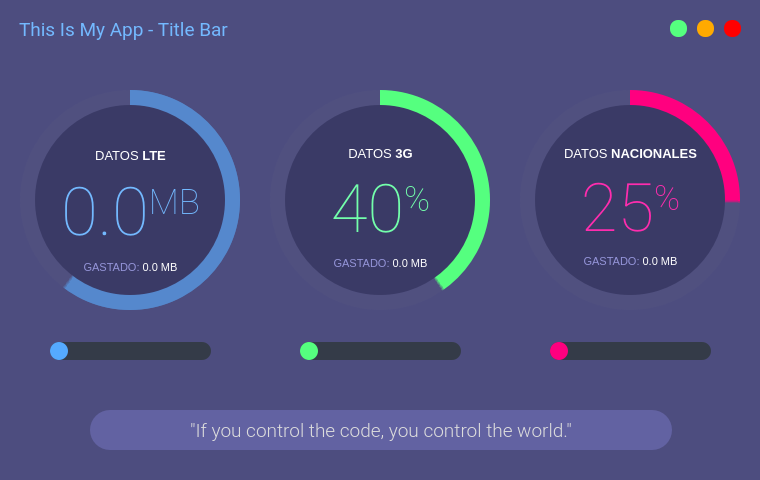
<?xml version="1.0" encoding="UTF-8"?>
<ui version="4.0">
 <class>MainWindow</class>
 <widget class="QMainWindow" name="MainWindow">
  <property name="geometry">
   <rect>
    <x>0</x>
    <y>0</y>
    <width>760</width>
    <height>480</height>
   </rect>
  </property>
  <property name="minimumSize">
   <size>
    <width>760</width>
    <height>480</height>
   </size>
  </property>
  <property name="maximumSize">
   <size>
    <width>760</width>
    <height>480</height>
   </size>
  </property>
  <property name="windowTitle">
   <string>MainWindow</string>
  </property>
  <property name="styleSheet">
   <string notr="true">background-color: rgb(77, 77, 127);</string>
  </property>
  <widget class="QWidget" name="centralwidget">
   <widget class="QFrame" name="circularProgressBar_Main">
    <property name="geometry">
     <rect>
      <x>10</x>
      <y>80</y>
      <width>240</width>
      <height>240</height>
     </rect>
    </property>
    <property name="styleSheet">
     <string notr="true">background-color: none;</string>
    </property>
    <property name="frameShape">
     <enum>QFrame::NoFrame</enum>
    </property>
    <property name="frameShadow">
     <enum>QFrame::Raised</enum>
    </property>
    <widget class="QFrame" name="circularProgressCPU">
     <property name="geometry">
      <rect>
       <x>10</x>
       <y>10</y>
       <width>220</width>
       <height>220</height>
      </rect>
     </property>
     <property name="styleSheet">
      <string notr="true">QFrame{
	border-radius: 110px;	
	background-color: qconicalgradient(cx:0.5, cy:0.5, angle:90, stop:0.400 rgba(85, 170, 255, 255), stop:0.395 rgba(255, 255, 255, 0));
}</string>
     </property>
     <property name="frameShape">
      <enum>QFrame::StyledPanel</enum>
     </property>
     <property name="frameShadow">
      <enum>QFrame::Raised</enum>
     </property>
    </widget>
    <widget class="QFrame" name="circularBg">
     <property name="geometry">
      <rect>
       <x>10</x>
       <y>10</y>
       <width>220</width>
       <height>220</height>
      </rect>
     </property>
     <property name="styleSheet">
      <string notr="true">QFrame{
	border-radius: 110px;	
	background-color: rgba(85, 85, 127, 100);
}</string>
     </property>
     <property name="frameShape">
      <enum>QFrame::StyledPanel</enum>
     </property>
     <property name="frameShadow">
      <enum>QFrame::Raised</enum>
     </property>
    </widget>
    <widget class="QFrame" name="circularContainer">
     <property name="geometry">
      <rect>
       <x>25</x>
       <y>25</y>
       <width>190</width>
       <height>190</height>
      </rect>
     </property>
     <property name="baseSize">
      <size>
       <width>0</width>
       <height>0</height>
      </size>
     </property>
     <property name="styleSheet">
      <string notr="true">QFrame{
	border-radius: 95px;	
	background-color: rgb(58, 58, 102);
}</string>
     </property>
     <property name="frameShape">
      <enum>QFrame::StyledPanel</enum>
     </property>
     <property name="frameShadow">
      <enum>QFrame::Raised</enum>
     </property>
     <widget class="QWidget" name="layoutWidget">
      <property name="geometry">
       <rect>
        <x>10</x>
        <y>40</y>
        <width>171</width>
        <height>133</height>
       </rect>
      </property>
      <layout class="QGridLayout" name="infoLayout">
       <item row="0" column="0">
        <widget class="QLabel" name="labelAplicationName">
         <property name="font">
          <font>
           <family>Segoe UI</family>
           <pointsize>10</pointsize>
          </font>
         </property>
         <property name="styleSheet">
          <string notr="true">color: #FFFFFF; background-color: none;</string>
         </property>
         <property name="text">
          <string>&lt;html&gt;&lt;head/&gt;&lt;body&gt;&lt;p&gt;DATOS &lt;span style=&quot; font-weight:600;&quot;&gt;LTE&lt;/span&gt;&lt;/p&gt;&lt;/body&gt;&lt;/html&gt;</string>
         </property>
         <property name="alignment">
          <set>Qt::AlignCenter</set>
         </property>
        </widget>
       </item>
       <item row="1" column="0">
        <widget class="QLabel" name="labelPercentageCPU">
         <property name="font">
          <font>
           <family>Roboto Thin</family>
           <pointsize>30</pointsize>
          </font>
         </property>
         <property name="styleSheet">
          <string notr="true">color: rgb(115, 185, 255); padding: 0px; background-color: none;</string>
         </property>
         <property name="text">
          <string>&lt;html&gt;&lt;head/&gt;&lt;body&gt;&lt;p align=&quot;center&quot;&gt;&lt;span style=&quot; font-size:50pt;&quot;&gt;0.0&lt;/span&gt;&lt;span style=&quot; font-size:40pt; vertical-align:super;&quot;&gt;MB&lt;/span&gt;&lt;/p&gt;&lt;/body&gt;&lt;/html&gt;</string>
         </property>
         <property name="alignment">
          <set>Qt::AlignCenter</set>
         </property>
         <property name="indent">
          <number>-1</number>
         </property>
        </widget>
       </item>
       <item row="2" column="0">
        <widget class="QLabel" name="labelCredits">
         <property name="font">
          <font>
           <family>Segoe UI</family>
           <pointsize>8</pointsize>
          </font>
         </property>
         <property name="styleSheet">
          <string notr="true">color: rgb(148, 148, 216); background-color: none;</string>
         </property>
         <property name="text">
          <string>&lt;html&gt;&lt;head/&gt;&lt;body&gt;&lt;p&gt;GASTADO: &lt;span style=&quot; color:#ffffff;&quot;&gt;0.0 MB&lt;/span&gt;&lt;/p&gt;&lt;/body&gt;&lt;/html&gt;</string>
         </property>
         <property name="alignment">
          <set>Qt::AlignCenter</set>
         </property>
        </widget>
       </item>
      </layout>
     </widget>
    </widget>
   </widget>
   <widget class="QFrame" name="circularProgressBar_Main_2">
    <property name="geometry">
     <rect>
      <x>260</x>
      <y>80</y>
      <width>240</width>
      <height>240</height>
     </rect>
    </property>
    <property name="styleSheet">
     <string notr="true">background-color: none;</string>
    </property>
    <property name="frameShape">
     <enum>QFrame::NoFrame</enum>
    </property>
    <property name="frameShadow">
     <enum>QFrame::Raised</enum>
    </property>
    <widget class="QFrame" name="circularProgressGPU">
     <property name="geometry">
      <rect>
       <x>10</x>
       <y>10</y>
       <width>220</width>
       <height>220</height>
      </rect>
     </property>
     <property name="styleSheet">
      <string notr="true">QFrame{
	border-radius: 110px;	
	background-color: qconicalgradient(cx:0.5, cy:0.5, angle:90, stop:0.600 rgba(85, 255, 127, 255), stop:0.595 rgba(255, 255, 255, 0));
}</string>
     </property>
     <property name="frameShape">
      <enum>QFrame::StyledPanel</enum>
     </property>
     <property name="frameShadow">
      <enum>QFrame::Raised</enum>
     </property>
    </widget>
    <widget class="QFrame" name="circularBg_2">
     <property name="geometry">
      <rect>
       <x>10</x>
       <y>10</y>
       <width>220</width>
       <height>220</height>
      </rect>
     </property>
     <property name="styleSheet">
      <string notr="true">QFrame{
	border-radius: 110px;	
	background-color: rgba(85, 85, 127, 100);
}</string>
     </property>
     <property name="frameShape">
      <enum>QFrame::StyledPanel</enum>
     </property>
     <property name="frameShadow">
      <enum>QFrame::Raised</enum>
     </property>
    </widget>
    <widget class="QFrame" name="circularContainer_2">
     <property name="geometry">
      <rect>
       <x>25</x>
       <y>25</y>
       <width>190</width>
       <height>190</height>
      </rect>
     </property>
     <property name="baseSize">
      <size>
       <width>0</width>
       <height>0</height>
      </size>
     </property>
     <property name="styleSheet">
      <string notr="true">QFrame{
	border-radius: 95px;	
	background-color: rgb(58, 58, 102);
}</string>
     </property>
     <property name="frameShape">
      <enum>QFrame::StyledPanel</enum>
     </property>
     <property name="frameShadow">
      <enum>QFrame::Raised</enum>
     </property>
     <widget class="QWidget" name="layoutWidget_2">
      <property name="geometry">
       <rect>
        <x>10</x>
        <y>40</y>
        <width>171</width>
        <height>127</height>
       </rect>
      </property>
      <layout class="QGridLayout" name="infoLayout_2">
       <item row="0" column="0">
        <widget class="QLabel" name="labelAplicationName_2">
         <property name="font">
          <font>
           <family>Segoe UI</family>
           <pointsize>10</pointsize>
          </font>
         </property>
         <property name="styleSheet">
          <string notr="true">color: #FFFFFF; background-color: none;</string>
         </property>
         <property name="text">
          <string>&lt;html&gt;&lt;head/&gt;&lt;body&gt;&lt;p&gt;DATOS &lt;span style=&quot; font-weight:600;&quot;&gt;3G&lt;/span&gt;&lt;/p&gt;&lt;/body&gt;&lt;/html&gt;</string>
         </property>
         <property name="alignment">
          <set>Qt::AlignCenter</set>
         </property>
        </widget>
       </item>
       <item row="1" column="0">
        <widget class="QLabel" name="labelPercentageGPU">
         <property name="font">
          <font>
           <family>Roboto Thin</family>
           <pointsize>30</pointsize>
          </font>
         </property>
         <property name="styleSheet">
          <string notr="true">color: rgb(115, 255, 171); padding: 0px; background-color: none;</string>
         </property>
         <property name="text">
          <string>&lt;p align=&quot;center&quot;&gt;&lt;span style=&quot; font-size:50pt;&quot;&gt;40&lt;/span&gt;&lt;span style=&quot; font-size:40pt; vertical-align:super;&quot;&gt;%&lt;/span&gt;&lt;/p&gt;</string>
         </property>
         <property name="alignment">
          <set>Qt::AlignCenter</set>
         </property>
         <property name="indent">
          <number>-1</number>
         </property>
        </widget>
       </item>
       <item row="2" column="0">
        <widget class="QLabel" name="labelCredits_2">
         <property name="font">
          <font>
           <family>Segoe UI</family>
           <pointsize>8</pointsize>
          </font>
         </property>
         <property name="styleSheet">
          <string notr="true">color: rgb(148, 148, 216); background-color: none;</string>
         </property>
         <property name="text">
          <string>&lt;html&gt;&lt;head/&gt;&lt;body&gt;&lt;p&gt;GASTADO: &lt;span style=&quot; color:#ffffff;&quot;&gt;0.0 MB&lt;/span&gt;&lt;/p&gt;&lt;/body&gt;&lt;/html&gt;</string>
         </property>
         <property name="alignment">
          <set>Qt::AlignCenter</set>
         </property>
        </widget>
       </item>
      </layout>
     </widget>
    </widget>
    <zorder>circularBg_2</zorder>
    <zorder>circularProgressGPU</zorder>
    <zorder>circularContainer_2</zorder>
   </widget>
   <widget class="QFrame" name="circularProgressBar_Main_3">
    <property name="geometry">
     <rect>
      <x>510</x>
      <y>80</y>
      <width>240</width>
      <height>240</height>
     </rect>
    </property>
    <property name="styleSheet">
     <string notr="true">background-color: none;</string>
    </property>
    <property name="frameShape">
     <enum>QFrame::NoFrame</enum>
    </property>
    <property name="frameShadow">
     <enum>QFrame::Raised</enum>
    </property>
    <widget class="QFrame" name="circularProgressRAM">
     <property name="geometry">
      <rect>
       <x>10</x>
       <y>10</y>
       <width>220</width>
       <height>220</height>
      </rect>
     </property>
     <property name="styleSheet">
      <string notr="true">QFrame{
	border-radius: 110px;	
	background-color: qconicalgradient(cx:0.5, cy:0.5, angle:90, stop:0.750 rgba(255, 0, 127, 255), stop:0.745 rgba(255, 255, 255, 0));
}</string>
     </property>
     <property name="frameShape">
      <enum>QFrame::StyledPanel</enum>
     </property>
     <property name="frameShadow">
      <enum>QFrame::Raised</enum>
     </property>
    </widget>
    <widget class="QFrame" name="circularBg_3">
     <property name="geometry">
      <rect>
       <x>10</x>
       <y>10</y>
       <width>220</width>
       <height>220</height>
      </rect>
     </property>
     <property name="styleSheet">
      <string notr="true">QFrame{
	border-radius: 110px;	
	background-color: rgba(85, 85, 127, 100);
}</string>
     </property>
     <property name="frameShape">
      <enum>QFrame::StyledPanel</enum>
     </property>
     <property name="frameShadow">
      <enum>QFrame::Raised</enum>
     </property>
    </widget>
    <widget class="QFrame" name="circularContainer_3">
     <property name="geometry">
      <rect>
       <x>25</x>
       <y>25</y>
       <width>190</width>
       <height>190</height>
      </rect>
     </property>
     <property name="baseSize">
      <size>
       <width>0</width>
       <height>0</height>
      </size>
     </property>
     <property name="styleSheet">
      <string notr="true">QFrame{
	border-radius: 95px;	
	background-color: rgb(58, 58, 102);
}</string>
     </property>
     <property name="frameShape">
      <enum>QFrame::StyledPanel</enum>
     </property>
     <property name="frameShadow">
      <enum>QFrame::Raised</enum>
     </property>
     <widget class="QWidget" name="layoutWidget_3">
      <property name="geometry">
       <rect>
        <x>10</x>
        <y>40</y>
        <width>171</width>
        <height>125</height>
       </rect>
      </property>
      <layout class="QGridLayout" name="infoLayout_3">
       <item row="0" column="0">
        <widget class="QLabel" name="labelAplicationName_3">
         <property name="font">
          <font>
           <family>Segoe UI</family>
           <pointsize>10</pointsize>
          </font>
         </property>
         <property name="styleSheet">
          <string notr="true">color: #FFFFFF; background-color: none;</string>
         </property>
         <property name="text">
          <string>&lt;html&gt;&lt;head/&gt;&lt;body&gt;&lt;p&gt;DATOS &lt;span style=&quot; font-weight:600;&quot;&gt;NACIONALES&lt;/span&gt;&lt;/p&gt;&lt;/body&gt;&lt;/html&gt;</string>
         </property>
         <property name="alignment">
          <set>Qt::AlignCenter</set>
         </property>
        </widget>
       </item>
       <item row="1" column="0">
        <widget class="QLabel" name="labelPercentageRAM">
         <property name="font">
          <font>
           <family>Roboto Thin</family>
           <pointsize>30</pointsize>
          </font>
         </property>
         <property name="styleSheet">
          <string notr="true">color: rgb(255, 44, 174); padding: 0px; background-color: none;</string>
         </property>
         <property name="text">
          <string>&lt;p align=&quot;center&quot;&gt;&lt;span style=&quot; font-size:50pt;&quot;&gt;25&lt;/span&gt;&lt;span style=&quot; font-size:40pt; vertical-align:super;&quot;&gt;%&lt;/span&gt;&lt;/p&gt;</string>
         </property>
         <property name="alignment">
          <set>Qt::AlignCenter</set>
         </property>
         <property name="indent">
          <number>-1</number>
         </property>
        </widget>
       </item>
       <item row="2" column="0">
        <widget class="QLabel" name="labelCredits_3">
         <property name="font">
          <font>
           <family>Segoe UI</family>
           <pointsize>8</pointsize>
          </font>
         </property>
         <property name="styleSheet">
          <string notr="true">color: rgb(148, 148, 216); background-color: none;</string>
         </property>
         <property name="text">
          <string>&lt;html&gt;&lt;head/&gt;&lt;body&gt;&lt;p&gt;GASTADO: &lt;span style=&quot; color:#ffffff;&quot;&gt;0.0 MB&lt;/span&gt;&lt;/p&gt;&lt;/body&gt;&lt;/html&gt;</string>
         </property>
         <property name="alignment">
          <set>Qt::AlignCenter</set>
         </property>
        </widget>
       </item>
      </layout>
     </widget>
    </widget>
    <zorder>circularBg_3</zorder>
    <zorder>circularProgressRAM</zorder>
    <zorder>circularContainer_3</zorder>
   </widget>
   <widget class="QLabel" name="label_title">
    <property name="geometry">
     <rect>
      <x>19</x>
      <y>4</y>
      <width>641</width>
      <height>50</height>
     </rect>
    </property>
    <property name="font">
     <font>
      <family>Roboto</family>
      <pointsize>14</pointsize>
     </font>
    </property>
    <property name="styleSheet">
     <string notr="true">color: rgb(115, 185, 255); background-color: none;</string>
    </property>
    <property name="text">
     <string>This Is My App - Title Bar</string>
    </property>
   </widget>
   <widget class="QPushButton" name="btn_close">
    <property name="geometry">
     <rect>
      <x>724</x>
      <y>20</y>
      <width>17</width>
      <height>17</height>
     </rect>
    </property>
    <property name="minimumSize">
     <size>
      <width>16</width>
      <height>16</height>
     </size>
    </property>
    <property name="maximumSize">
     <size>
      <width>17</width>
      <height>17</height>
     </size>
    </property>
    <property name="toolTip">
     <string>Close</string>
    </property>
    <property name="styleSheet">
     <string notr="true">QPushButton {
	border: none;
	border-radius: 8px;		
	background-color: rgb(255, 0, 0);
}
QPushButton:hover {		
	background-color: rgba(255, 0, 0, 150);
}</string>
    </property>
    <property name="text">
     <string/>
    </property>
   </widget>
   <widget class="QLabel" name="label_13">
    <property name="geometry">
     <rect>
      <x>90</x>
      <y>410</y>
      <width>582</width>
      <height>40</height>
     </rect>
    </property>
    <property name="maximumSize">
     <size>
      <width>600</width>
      <height>40</height>
     </size>
    </property>
    <property name="font">
     <font>
      <family>Roboto Light</family>
      <pointsize>14</pointsize>
     </font>
    </property>
    <property name="styleSheet">
     <string notr="true">color: rgb(220, 220, 220);
background-color: rgb(98, 98, 162);
border-radius: 20px;</string>
    </property>
    <property name="text">
     <string>&quot;If you control the code, you control the world.&quot;</string>
    </property>
    <property name="alignment">
     <set>Qt::AlignCenter</set>
    </property>
   </widget>
   <widget class="QPushButton" name="btn_maximize">
    <property name="geometry">
     <rect>
      <x>670</x>
      <y>20</y>
      <width>17</width>
      <height>17</height>
     </rect>
    </property>
    <property name="minimumSize">
     <size>
      <width>16</width>
      <height>16</height>
     </size>
    </property>
    <property name="maximumSize">
     <size>
      <width>17</width>
      <height>17</height>
     </size>
    </property>
    <property name="toolTip">
     <string>Maximize</string>
    </property>
    <property name="styleSheet">
     <string notr="true">QPushButton {
	border: none;
	border-radius: 8px;	
	background-color: rgb(85, 255, 127);
}
QPushButton:hover {	
	background-color: rgba(85, 255, 127, 150);
}</string>
    </property>
    <property name="text">
     <string/>
    </property>
   </widget>
   <widget class="QPushButton" name="btn_minimize">
    <property name="geometry">
     <rect>
      <x>697</x>
      <y>20</y>
      <width>17</width>
      <height>17</height>
     </rect>
    </property>
    <property name="minimumSize">
     <size>
      <width>16</width>
      <height>16</height>
     </size>
    </property>
    <property name="maximumSize">
     <size>
      <width>17</width>
      <height>17</height>
     </size>
    </property>
    <property name="toolTip">
     <string>Minimize</string>
    </property>
    <property name="styleSheet">
     <string notr="true">QPushButton {
	border: none;
	border-radius: 8px;		
	background-color: rgb(255, 170, 0);
}
QPushButton:hover {	
	background-color: rgba(255, 170, 0, 150);
}</string>
    </property>
    <property name="text">
     <string/>
    </property>
   </widget>
   <widget class="QSlider" name="sliderCPU">
    <property name="geometry">
     <rect>
      <x>50</x>
      <y>340</y>
      <width>161</width>
      <height>22</height>
     </rect>
    </property>
    <property name="styleSheet">
     <string notr="true">/* SLIDERS */
QSlider::groove:horizontal {
    border-radius: 9px;
    height: 18px;
	margin: 0px;
	background-color: rgb(52, 59, 72);
}
QSlider::groove:horizontal:hover {
	background-color: rgb(55, 62, 76);
}
QSlider::handle:horizontal {
    background-color: rgb(85, 170, 255);
    border: none;
    height: 18px;
    width: 18px;
    margin: 0px;
	border-radius: 9px;
}
QSlider::handle:horizontal:hover {
    background-color: rgb(105, 180, 255);
}
QSlider::handle:horizontal:pressed {
    background-color: rgb(65, 130, 195);
}</string>
    </property>
    <property name="maximum">
     <number>100</number>
    </property>
    <property name="orientation">
     <enum>Qt::Horizontal</enum>
    </property>
   </widget>
   <widget class="QSlider" name="sliderGPU">
    <property name="geometry">
     <rect>
      <x>300</x>
      <y>340</y>
      <width>161</width>
      <height>22</height>
     </rect>
    </property>
    <property name="styleSheet">
     <string notr="true">/* SLIDERS */
QSlider::groove:horizontal {
    border-radius: 9px;
    height: 18px;
	margin: 0px;
	background-color: rgb(52, 59, 72);
}
QSlider::groove:horizontal:hover {
	background-color: rgb(55, 62, 76);
}
QSlider::handle:horizontal {
    background-color: rgb(85, 255, 127);
    border: none;
    height: 18px;
    width: 18px;
    margin: 0px;
	border-radius: 9px;
}
QSlider::handle:horizontal:hover {
    background-color: rgb(115, 255, 148);
}
QSlider::handle:horizontal:pressed {
    background-color: rgb(65, 195, 95);
}</string>
    </property>
    <property name="maximum">
     <number>100</number>
    </property>
    <property name="orientation">
     <enum>Qt::Horizontal</enum>
    </property>
   </widget>
   <widget class="QSlider" name="sliderRAM">
    <property name="geometry">
     <rect>
      <x>550</x>
      <y>340</y>
      <width>161</width>
      <height>22</height>
     </rect>
    </property>
    <property name="styleSheet">
     <string notr="true">/* SLIDERS */
QSlider::groove:horizontal {
    border-radius: 9px;
    height: 18px;
	margin: 0px;
	background-color: rgb(52, 59, 72);
}
QSlider::groove:horizontal:hover {
	background-color: rgb(55, 62, 76);
}
QSlider::handle:horizontal {
    background-color: rgb(255, 0, 127);
    border: none;
    height: 18px;
    width: 18px;
    margin: 0px;
	border-radius: 9px;
}
QSlider::handle:horizontal:hover {
    background-color: rgb(255, 55, 155);
}
QSlider::handle:horizontal:pressed {
    background-color: rgb(199, 0, 99);
}
</string>
    </property>
    <property name="maximum">
     <number>100</number>
    </property>
    <property name="orientation">
     <enum>Qt::Horizontal</enum>
    </property>
   </widget>
   <zorder>circularProgressBar_Main</zorder>
   <zorder>circularProgressBar_Main_2</zorder>
   <zorder>circularProgressBar_Main_3</zorder>
   <zorder>label_title</zorder>
   <zorder>btn_close</zorder>
   <zorder>label_13</zorder>
   <zorder>btn_maximize</zorder>
   <zorder>btn_minimize</zorder>
   <zorder>sliderCPU</zorder>
   <zorder>sliderGPU</zorder>
   <zorder>sliderRAM</zorder>
   <zorder>circularProgressCPU</zorder>
  </widget>
 </widget>
 <resources/>
 <connections/>
</ui>
